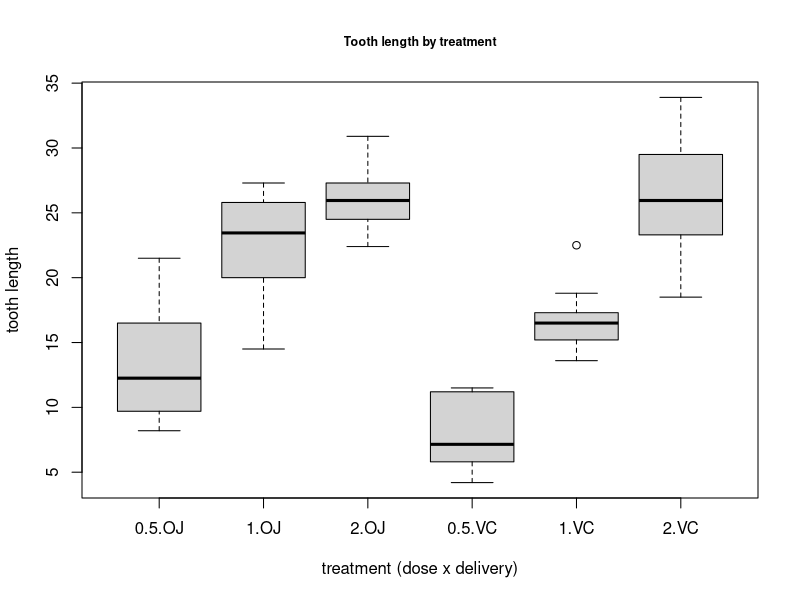

The R script that drew this image:
## ---- chunk 1
knitr::opts_chunk$set(echo = TRUE)
## ---- chunk 2
library(datasets)
str(ToothGrowth)
table(ToothGrowth$supp,ToothGrowth$dose)
## ---- chunk 3
sum(is.na(ToothGrowth$len))
summary(ToothGrowth$len)
## ---- chunk 4
par(mfrow=c(1,1),cex.main=0.75)
boxplot(len~dose+supp,data=ToothGrowth, xlab="treatment (dose x delivery)", ylab="tooth length", main="Tooth length by treatment")
## ---- chunk 5
ToothGrowth$treatment <- as.factor(paste(ToothGrowth$dose,"_",ToothGrowth$supp))
iter <- 1
pvalues <- matrix(rep(0,45),nrow=15,ncol=3)
for (i in 1:5) {
    group1 <- subset(ToothGrowth,treatment==levels(treatment)[i])
    j <- i+1
    while (j <= 6) {
        group2 <- subset(ToothGrowth,treatment==levels(treatment)[j])
        to_test <- rbind(group1,group2)
        pvalues[iter,1] <- levels(ToothGrowth$treatment)[i]
        pvalues[iter,2] <- levels(ToothGrowth$treatment)[j]
        pvalues[iter,3] <- t.test(len ~treatment, data=to_test,var.equal=FALSE)$p.value
        j <- j+1
        iter <- iter+1
    }
}
names(pvalues) <- c("group1", "group2", "pvalues")
pvaluesadj <- p.adjust(pvalues[,3],method='BH', n=15)
cbind(pvalues,pvaluesadj)
